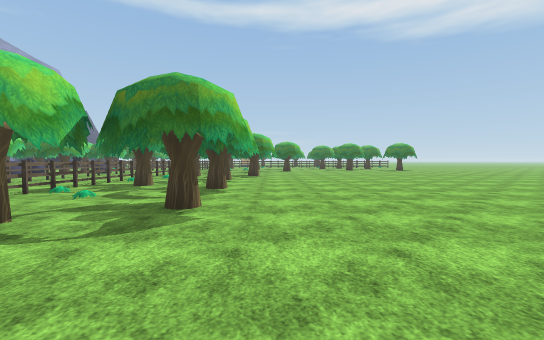
[1] (above)

24 first-person views from a walk through a 3-D level made in the Unity game engine. The camera is 1.4 m above the floor, tilts 2° down and sees 90° across. The floor is counted in squares, 2 m on a side. Each view is taken from the middle of a square. On the plan, view 1 faces up. The plan holds only what a view shows up to about 9 squares ahead; the rest is blank. The place goes on beyond the plan. Flat ground stands in for the terrain. Some surface patterns are stand-ins.

[2]
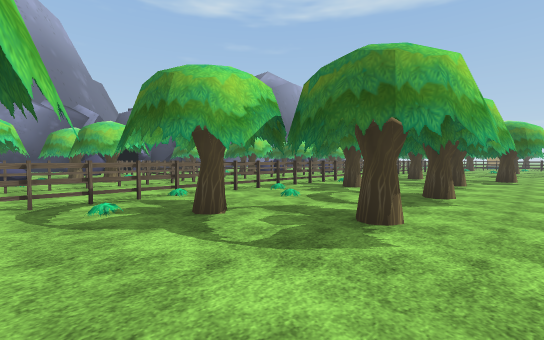

[3]
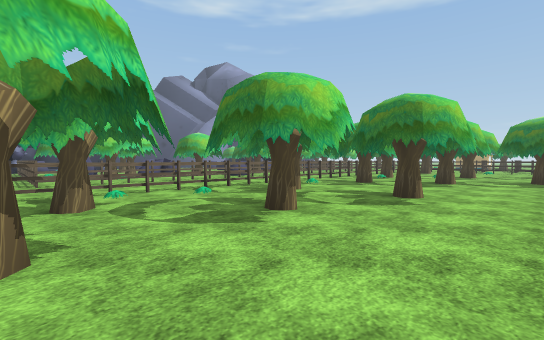

[4]
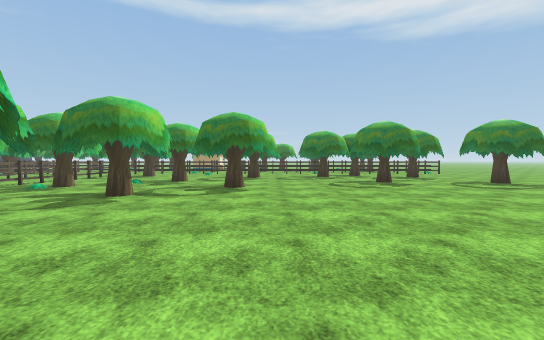

[5]
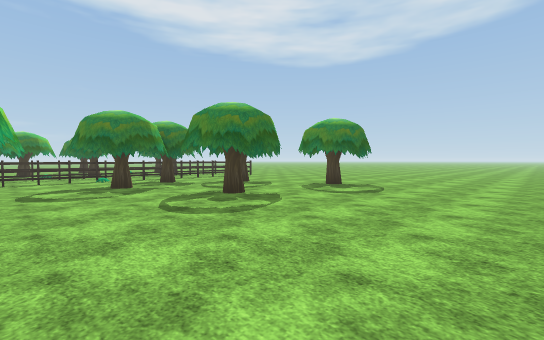

[6]
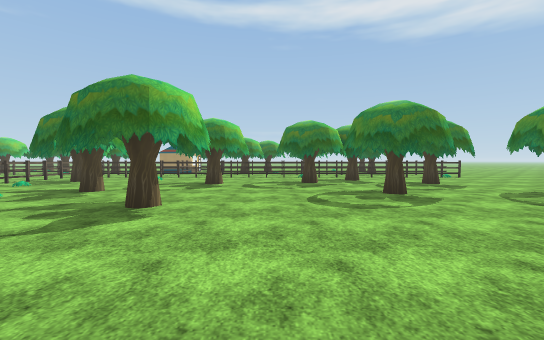

[7]
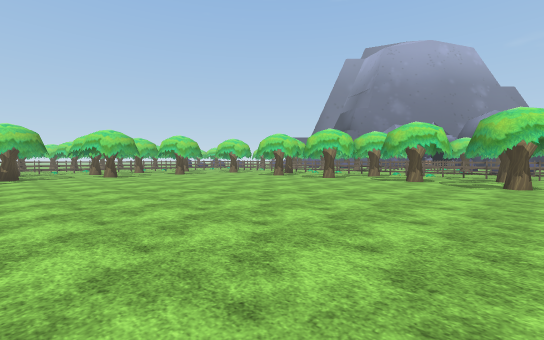

[8]
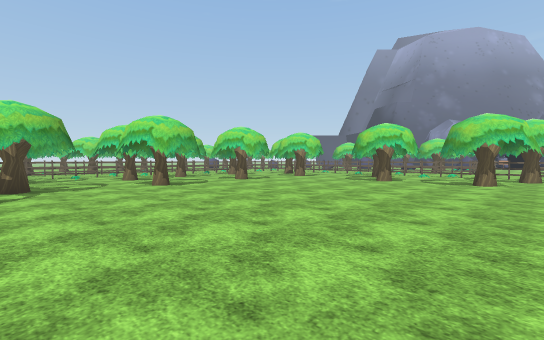

[9]
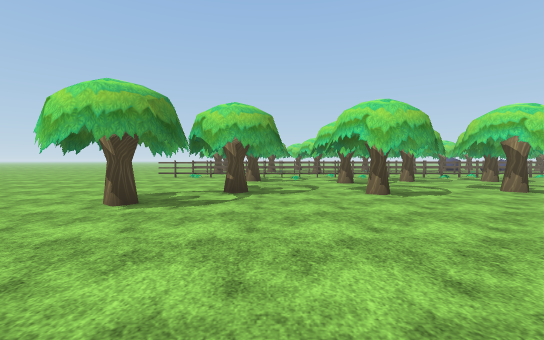

[10]
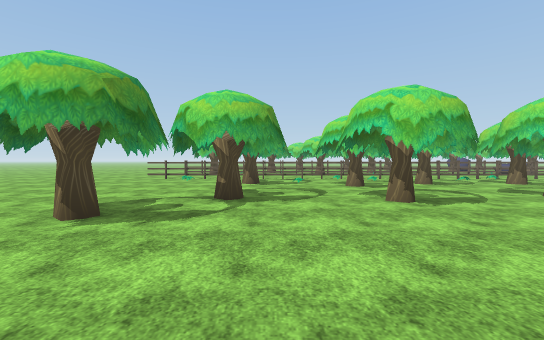

[11]
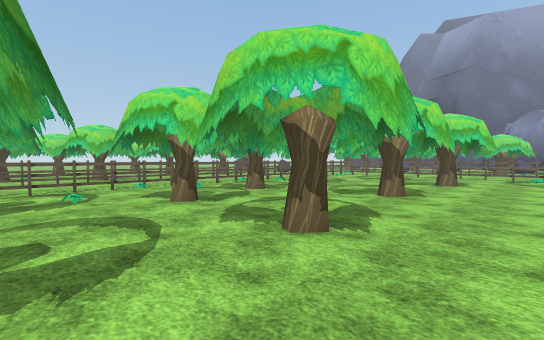

[12]
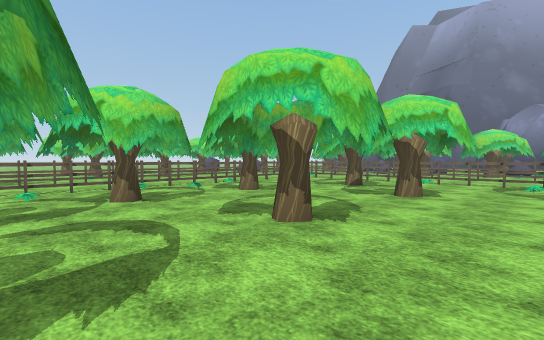

[13]
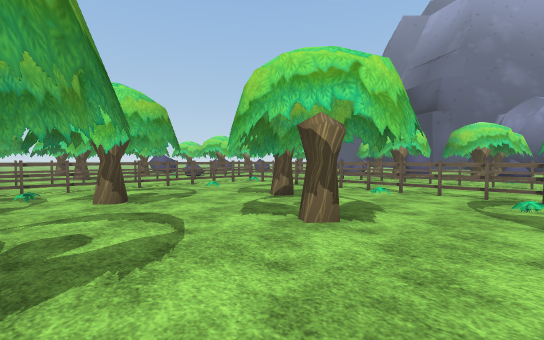

[14]
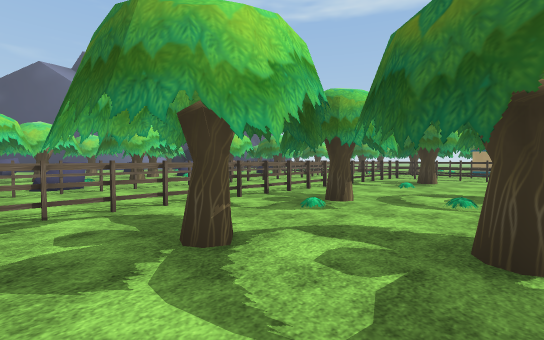

[15]
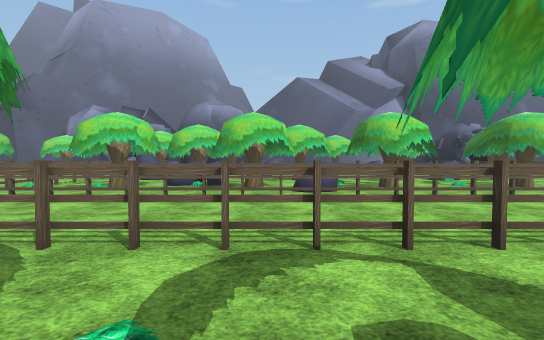

[16]
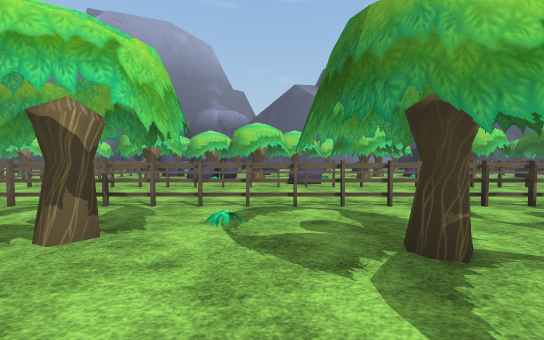

[17]
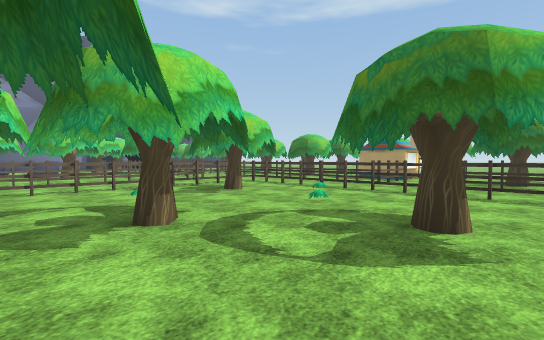

[18]
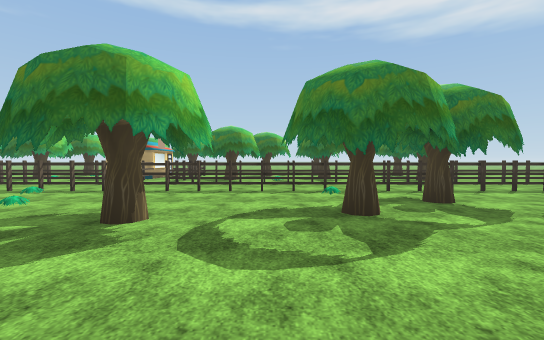

[19]
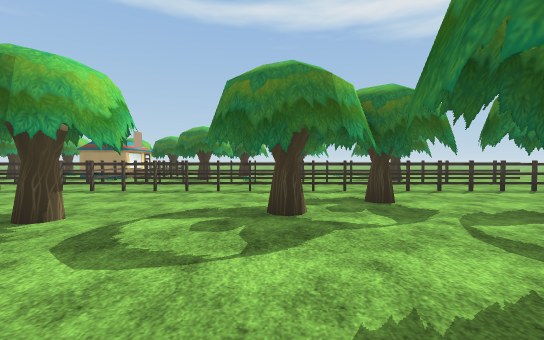

[20]
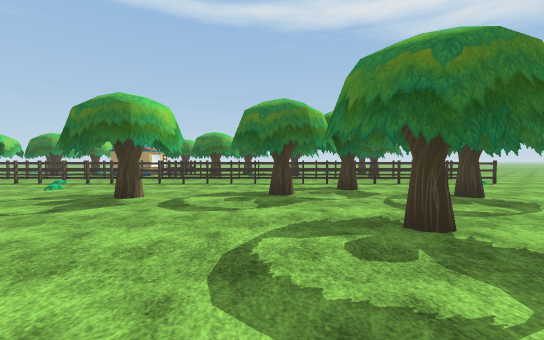

[21]
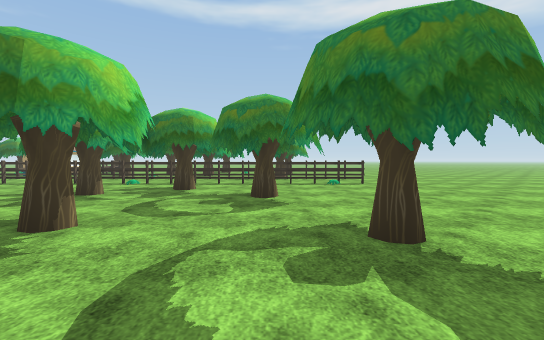

[22]
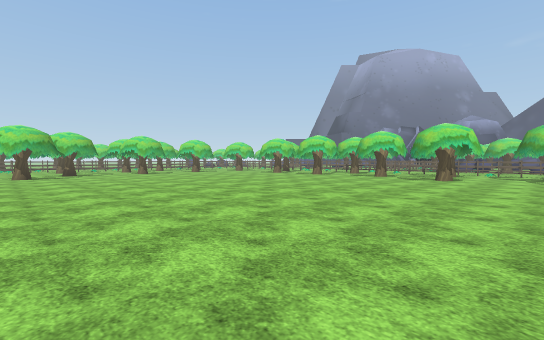

[23]
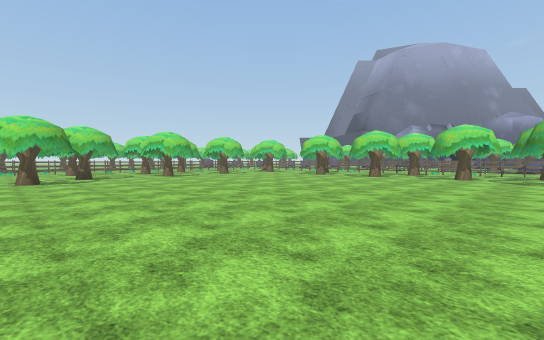

[24]
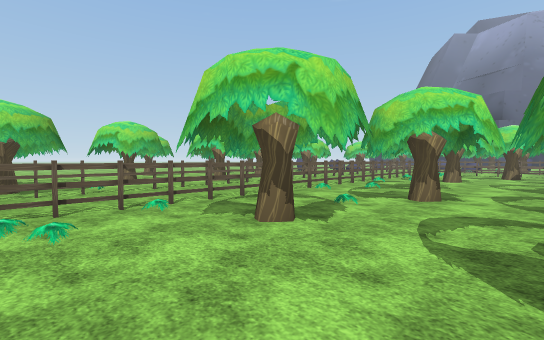

### Floor plan
Key: @ floor where view 1 was taken; # wall or solid block; . main floor; : floor 0.25 m higher than the main floor; T tree; F fence; R rock; H thing the floor can be seen under or through; O other object.
Columns run from 12 left of view 1 to 10 right of it. Each row starts with its distance up from view 1.
 28           O. TT    T#T
 27        OOOO.OFOOOOOOOOO
 26         ...............
 25        OFFFFFFFFFFFFFFO
 24    O  .OT  .... T HT...
 23    O  .F##T:T TTHHH T..
 22 O T. ..OTT .T##.HT  #T.
 21 O #TO..F.. #TT....T....
 20  T TF..F  T#T....##.T#T
 19  ...F..F TTTT#...TT.T#
 18 O TTF..F##TTT##........
 17 . #TF..FTT #TT.........
 16 TTTRF..F TT#T..........
 15   RRF..F###............
 14 T #TF..F...............
 13 . #TF..FT#T#T..........
 12 TR .F..F##T# ..........
 11  RTTF..FTT T...........
 10   #OF..F.T##...........
  9  # TF..FTT#T...........
  8  OOOF..FO#TT...........
  7  ......F####...........
  6   OOO .F .# ...........
  5   T O .F. #T...........
  4   #TO..FTT##...........
  3  T# F..F ##T...........
  2 RTT F..FTT...........H#
  1 RT#TF..F.TT#.TT.T#..#HT
  0   #TF..F.T##@##.##TT#T.
 -1     O..F  T..#T....T#..
 -2     O..O   .#TTT #.....
 -3        OT  ##T##T#T##..
 -4        O.: #TT#TTT T#..
 -5         FFFFFFFFFFFFFFF
 -6          ..............
 -7           .............
 -8           OOFOOFOOFOFFF
 -9             TTT.  TT  #
-10             T    TT#TTT
-11                    #T

Where each view was taken, in squares from view 1:
view 1: 0 up, 0 right, facing up
view 2: 1 up, 0 right, facing up-left
view 3: 7 up, 1 right, facing up-left
view 4: 11 up, 2 right, facing up
view 5: 15 up, 2 right, facing up-right
view 6: 14 up, 3 right, facing up
view 7: 13 up, 8 right, facing down-left
view 8: 8 up, 8 right, facing down-left
view 9: 6 up, 7 right, facing down
view 10: 5 up, 7 right, facing down
view 11: 2 up, 7 right, facing down-left
view 12: 2 up, 4 right, facing down-left
view 13: 2 up, 1 right, facing down-left
view 14: 14 up, 1 left, facing up-left
view 15: 14 up, 3 left, facing left
view 16: 14 up, 1 left, facing left
view 17: 19 up, 2 right, facing up-left
view 18: 19 up, 3 right, facing up
view 19: 19 up, 4 right, facing up
view 20: 17 up, 4 right, facing up
view 21: 17 up, 8 right, facing up
view 22: 15 up, 10 right, facing down-left
view 23: 12 up, 10 right, facing down-left
view 24: 1 down, 10 right, facing down-left
